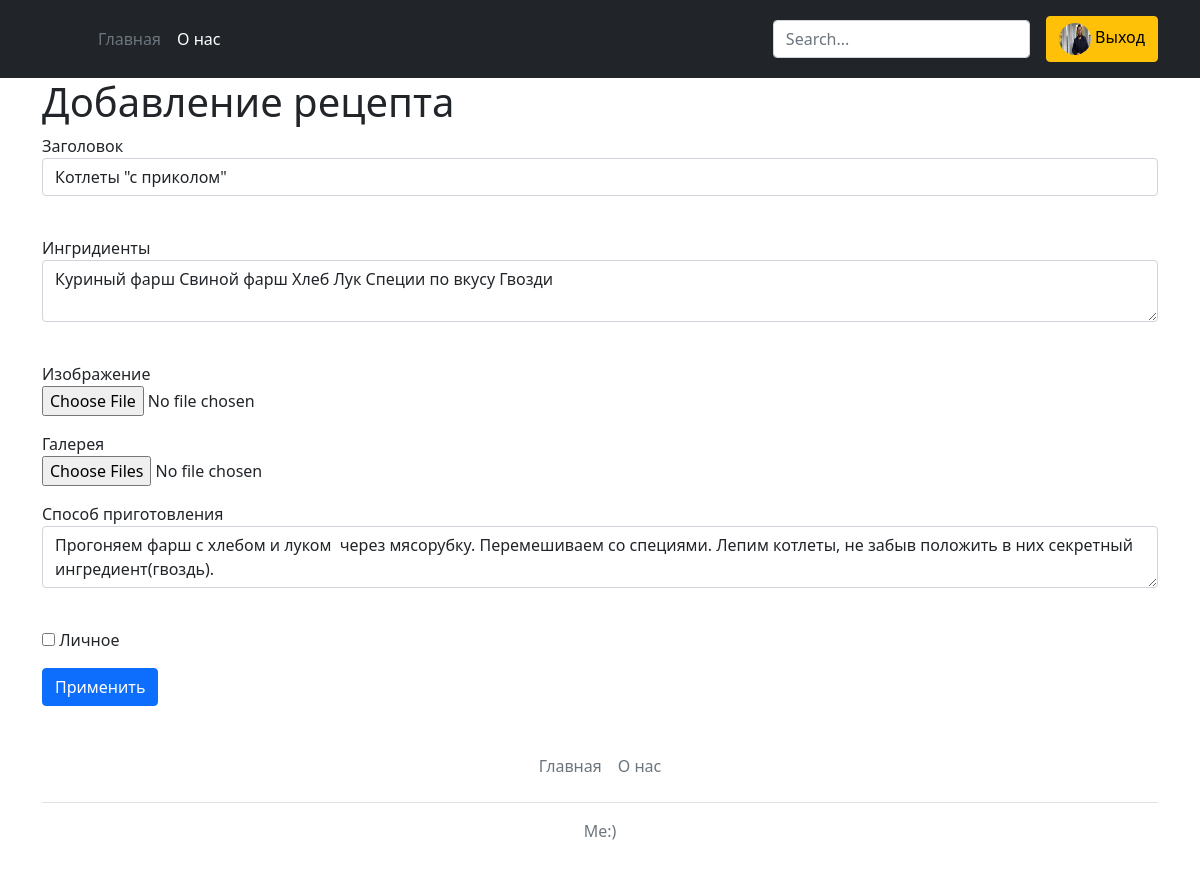
The app's page /news/3 (signed in) with its own data.
### data/users.py (models this page shows, shortened)
class User(SqlAlchemyBase, UserMixin, SerializerMixin):
    __tablename__ = 'users'
    id = sqlalchemy.Column(sqlalchemy.Integer,
                           primary_key=True, autoincrement=True)
    name = sqlalchemy.Column(sqlalchemy.String, nullable=True, unique=True)
    about = sqlalchemy.Column(sqlalchemy.String, nullable=True)
    email = sqlalchemy.Column(sqlalchemy.String,
                              index=True, unique=True, nullable=True)
    hashed_password = sqlalchemy.Column(sqlalchemy.String, nullable=True)
    created_date = sqlalchemy.Column(sqlalchemy.DateTime,
                                     default=datetime.datetime.now)
    logo = sqlalchemy.Column(sqlalchemy.String)
    recipes = orm.relation("News", back_populates='user')

### data/news.py (models this page shows)
class News(SqlAlchemyBase, SerializerMixin):
    __tablename__ = 'news'
    id = sqlalchemy.Column(sqlalchemy.Integer,
                           primary_key=True, autoincrement=True)
    title = sqlalchemy.Column(sqlalchemy.String, nullable=True)
    content = sqlalchemy.Column(sqlalchemy.String, nullable=True)
    show_cont = sqlalchemy.Column(sqlalchemy.String, nullable=True)
    created_date = sqlalchemy.Column(sqlalchemy.DateTime,
                                     default=datetime.datetime.now)
    is_private = sqlalchemy.Column(sqlalchemy.Boolean, default=True)
    log = sqlalchemy.Column(sqlalchemy.String, nullable=True)
    imgs = sqlalchemy.Column(sqlalchemy.String, nullable=True)
    ingr = sqlalchemy.Column(sqlalchemy.String, nullable=True)
    user_id = sqlalchemy.Column(sqlalchemy.Integer,
                                sqlalchemy.ForeignKey("users.id"))
    user = orm.relation('User')
    categories = orm.relation("Category",
                              secondary="association",
                              backref="news")

### main.py (the view, shortened to what this page needs)
@app.route('/news/<int:id>', methods=['GET', 'POST'])
@login_required
def edit_news(id):
    form = NewsForm()
    if request.method == "GET":
        db_sess = db_session.create_session()
        news = db_sess.query(News).filter(News.id == id,
                                          News.user == current_user
                                          ).first()
        if news:
            form.title.data = news.title
            form.content.data = news.content
            form.is_private.data = news.is_private
            form.ingr.data = news.ingr
        else:
            abort(404)
    return render_template('news.html',
                           title='Редактирование новости',
                           form=form
                           )

### forms/news.py
class NewsForm(FlaskForm):
    title = StringField('Заголовок', validators=[DataRequired()])
    ingr = TextAreaField("Ингридиенты")
    content = TextAreaField("Способ приготовления")
    is_private = BooleanField("Личное")
    submit = SubmitField('Применить')

### data/db_session.py (called while the page is built)
def create_session() -> Session:
    global __factory
    return __factory()

### main.py (called while the page is built)
@login_manager.user_loader
def load_user(user_id):
    db_sess = db_session.create_session()
    return db_sess.query(User).get(user_id)

### templates/news.html (shortened to what this page needs)
{% extends "base.html" %}
{% block content %}
<h1>Добавление рецепта</h1>
<form action="" method="post" enctype=multipart/form-data>
    <p>
        {{ form.title.label }}<br>
        {{ form.title(class="form-control") }}<br>
    </p>
    <p>
        {{ form.ingr.label }}<br>
        {{ form.ingr(class="form-control") }}<br>
    </p>
    <p>
        Изображение<br>
        <input type="file" name="log" accept="image/*"><br>
    </p>
    <p>
        Галерея<br>
        <input type="file" name="imgs" multiple accept="image/*"><br>
    </p>
    <p>
        {{ form.content.label }}<br>
        {{ form.content(class="form-control") }}<br>
    </p>
    <p>{{ form.is_private() }} {{ form.is_private.label }}</p>
    <p>{{ form.submit(type="submit", class="btn btn-primary") }}</p>
</form>
{% endblock %}

### templates/base.html (shortened to what this page needs)
<!doctype html>
<html lang="en">
<head>
    <link href="{{ url_for('static', filename='css/bootstrap.min.css') }}" rel="stylesheet">
</head>
<body>
<header class="p-3 bg-dark text-white">
    <div class="container">
        <div class="d-flex flex-wrap align-items-center justify-content-center justify-content-lg-start">
            <a href="/" class="d-flex align-items-center mb-2 mb-lg-0 text-white text-decoration-none">
                <svg class="bi me-2" width="40" height="32" role="img" aria-label="Bootstrap">
                    <use xlink:href="#bootstrap"/>
                </svg>
            </a>
            <ul class="nav col-12 col-lg-auto me-lg-auto mb-2 justify-content-center mb-md-0">
                <li><a href="/" class="nav-link px-2 text-secondary">Главная</a></li>
                <li><a href="/about" class="nav-link px-2 text-white">О нас</a></li>
            </ul>
            <form class="col-12 col-lg-auto mb-3 mb-lg-0 me-lg-3">
                <form action="../search/">
                    <div class="input-group form-outline">
                            <input type="text" id="form1" name="search" placeholder="Search..." class="form-control"/>
                    </div>
                </form>
            </form>
            <div class="text-end">
                {% if current_user.is_authenticated %}
                <a class="btn btn-warning" href="/logout">
                    <img src="/{{ current_user.logo }}" alt="{{ current_user.name }}" width="32" height="32"
                         class="rounded-circle">
                    Выход</a>
                {% else %}
                <a class="btn btn-warning" href="/register">Зарегистрироваться</a>
                <a class="btn btn-outline-light me-2" href="/login">Войти</a>
                {% endif %}
            </div>
        </div>
    </div>
</header>
<main role="main" class="container">
    {% block content %}{% endblock %}
</main>
<div class="container">
    <footer class="py-3 my-4">
        <ul class="nav justify-content-center border-bottom pb-3 mb-3">
            <li class="nav-item"><a href="/" class="nav-link px-2 text-muted">Главная</a></li>
            <li class="nav-item"><a href="/about" class="nav-link px-2 text-muted">О нас</a></li>
        </ul>
        <p class="text-center text-muted">Me:)</p>
    </footer>
</div>
</body>
</html>

### records on screen
User: logo (picture)
News: title "Котлеты \"с приколом\"", ingr "Куриный фарш Свиной фарш Хлеб Лук Специи по вкусу Гвозди", content "Прогоняем фарш с хлебом и луком через мясорубку. Перемешиваем со специями. Лепим котлеты, не забыв положить в них секретный ингредиент(гвоздь)."
